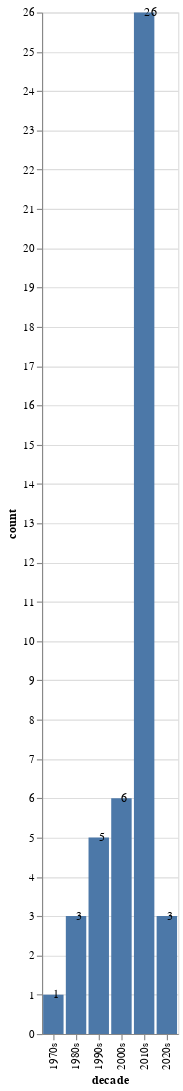

Here is the notebook cell this chart was saved with:
### Code cell
#FILMS BY DECADE 
films_by_decade = definitive_snl.copy()
films_by_decade['medium'] = films_by_decade['medium'].apply(eval)
for idx, row in films_by_decade.iterrows():
    films_by_decade.at[idx, 'medium'] = "|".join(map(str,row.medium))
    
films_by_decade = films_by_decade[films_by_decade['medium']=='Film']
films_by_decade['year_start'] = films_by_decade['year_start'].astype('string')
for idx, row in films_by_decade.iterrows():
    films_by_decade.at[idx, 'decade'] = row.year_start[:3] + '0s'
films_by_decade.head()

films_by_decade_unique = films_by_decade.groupby(['decade']).size().reset_index(name="count")

bars = alt.Chart(films_by_decade_unique).mark_bar().encode(x='decade',y='count')
text = bars.mark_text(
    align='left',
    baseline='middle',
    dx=0  # Nudges text to right so it doesn't appear on top of the bar - need to fix for this one. also tooltip?
).encode(
    text='count:Q'
)

(bars + text).properties(height=900)

### Figure 1 — Vega-Lite specification as saved in the notebook (floating-point values rounded to 4 significant figures)
{"config": {"view": {"continuousWidth": 400, "continuousHeight": 300}}, "layer": [{"mark": "bar", "encoding": {"x": {"field": "decade", "type": "nominal"}, "y": {"field": "count", "type": "quantitative"}}}, {"mark": {"type": "text", "align": "left", "baseline": "middle", "dx": 0}, "encoding": {"text": {"field": "count", "type": "quantitative"}, "x": {"field": "decade", "type": "nominal"}, "y": {"field": "count", "type": "quantitative"}}}], "data": {"name": "data-78f83de7766278140657fa4c2de4522f"}, "height": 900, "$schema": "https://vega.github.io/schema/vega-lite/v4.17.0.json", "datasets": {"data-78f83de7766278140657fa4c2de4522f": [{"decade": "1970s", "count": 1}, {"decade": "1980s", "count": 3}, {"decade": "1990s", "count": 5}, {"decade": "2000s", "count": 6}, {"decade": "2010s", "count": 26}, {"decade": "2020s", "count": 3}]}}
